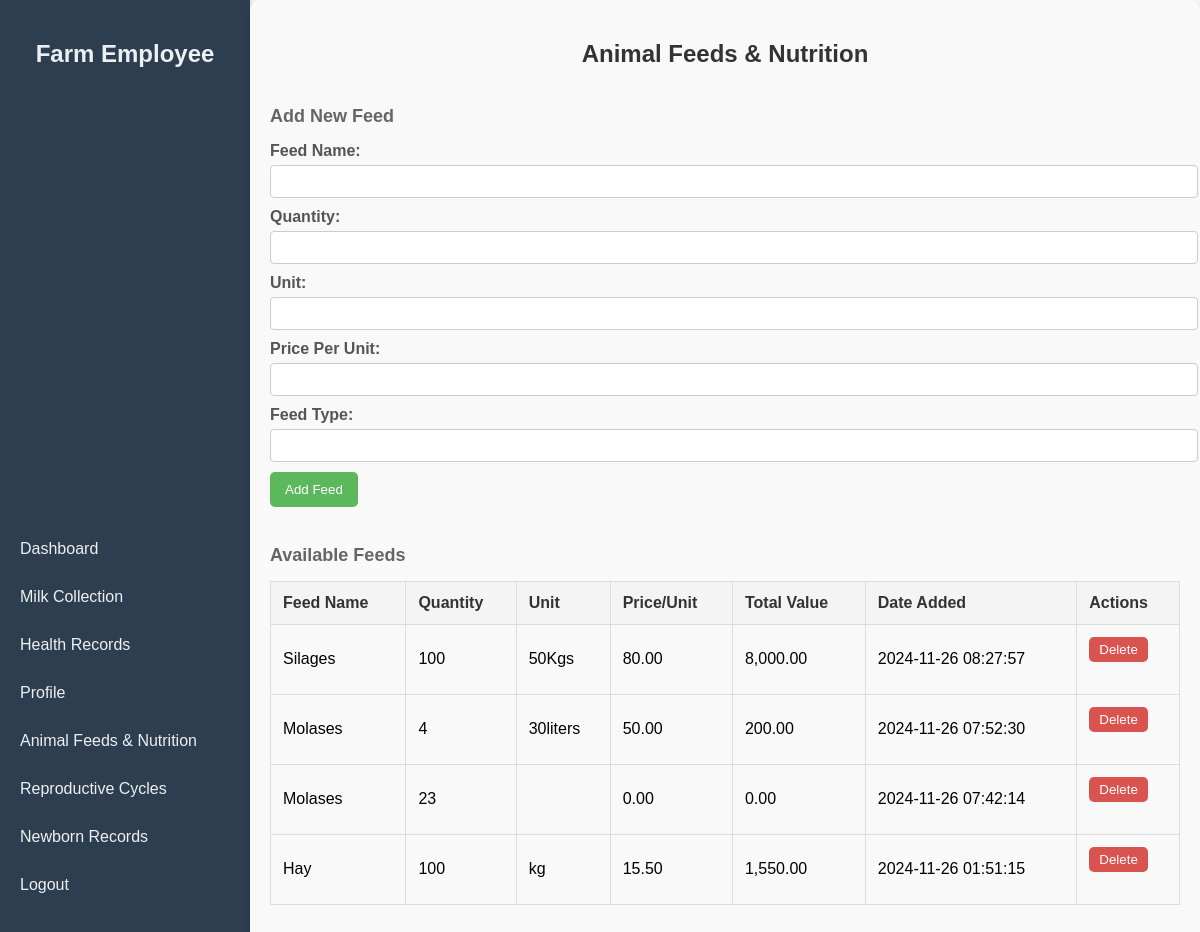
The page /feeds_nutrition.php (signed in) on the database its author committed.
### tables this page shows
CREATE TABLE `tblfeeds` (
  `feed_id` int(10) UNSIGNED NOT NULL,
  `feed_type` varchar(100) NOT NULL,
  `quantity` int(11) NOT NULL,
  `unit` varchar(50) DEFAULT NULL,
  `price_per_unit` decimal(10,2) DEFAULT NULL,
  `feed_schedule` varchar(50) NOT NULL,
  `animal_group` varchar(50) DEFAULT NULL,
  `created_at` timestamp NOT NULL DEFAULT current_timestamp(),
  `date_added` datetime NOT NULL DEFAULT current_timestamp(),
  `feed_name` varchar(255) NOT NULL
);

### feeds_nutrition.php (the view, shortened to what this page needs)
<?php
include('db_connect.php');
$query = "SELECT * FROM tblfeeds ORDER BY date_added DESC";
$result = mysqli_query($con, $query);
?>
<!DOCTYPE html>
<html lang="en">
<head>
    <link rel="stylesheet" href="style1.css">
</head>
<body>
    <div class="container">
        <div class="sidebar">
            <h2>Farm Employee</h2>
            <ul>
                <li><a href="employee_dashboard.php">Dashboard</a></li>
                <li><a href="milk_collection.php">Milk Collection</a></li>
                <li><a href="health_records.php">Health Records</a></li>
                <li><a href="profile.php">Profile</a></li>
                <li><a href="feeds_nutrition.php">Animal Feeds & Nutrition</a></li>
                <li><a href="reproductive_cycles.php">Reproductive Cycles</a></li>
                <li><a href="newborn_records.php">Newborn Records</a></li>
                <li><a href="logout.php">Logout</a></li>
            </ul>
        </div>
        <div class="main-content">
            <h2 class="section-title">Animal Feeds & Nutrition</h2>
            <h3 class="section-subtitle">Add New Feed</h3>
            <form action="add_feed.php" method="post">
                <label for="feed_name">Feed Name:</label>
                <input type="text" id="feed_name" name="feed_name" required>
                <label for="quantity">Quantity:</label>
                <input type="number" id="quantity" name="quantity" required>
                <label for="unit">Unit:</label>
                <input type="text" id="unit" name="unit" required>
                <label for="price_per_unit">Price Per Unit:</label>
                <input type="number" step="0.01" id="price_per_unit" name="price_per_unit" required>
                <label for="feed_type">Feed Type:</label>
                <input type="text" id="feed_type" name="feed_type" required>
                <button type="submit">Add Feed</button>
            </form>
                                <h3 class="section-subtitle">Available Feeds</h3>
                    <table class="animal-feeds-nutrition-table">
                        <thead>
                            <tr>
                                <th>Feed Name</th>
                                <th>Quantity</th>
                                <th>Unit</th>
                                <th>Price/Unit</th>
                                <th>Total Value</th>
                                <th>Date Added</th>
                                <th>Actions</th>
                            </tr>
                        </thead>
                        <tbody>
                            <?php while ($row = mysqli_fetch_assoc($result)): ?>
                                <tr>
                                    <td><?php echo htmlspecialchars($row['feed_name']); ?></td>
                                    <td><?php echo htmlspecialchars($row['quantity']); ?></td>
                                    <td><?php echo htmlspecialchars($row['unit']); ?></td>
                                    <td><?php echo htmlspecialchars(number_format($row['price_per_unit'], 2)); ?></td>
                                    <td><?php echo htmlspecialchars(number_format($row['quantity'] * $row['price_per_unit'], 2)); ?></td>
                                    <td><?php echo htmlspecialchars($row['date_added']); ?></td>
                                    <td>
                                        <form action="delete_feed.php" method="post" style="display: inline-block;">
                                            <button type="submit" class="delete-button">Delete</button>
                                        </form>
                                    </td>
                                </tr>
                            <?php endwhile; ?>
                        </tbody>
                    </table>
        </div>
    </div>
</body>
</html>

### style1.css (style rules this page uses)
body { font-family: Arial, sans-serif; margin: 0; padding: 0; background-color: #f4f4f9; }
.container { display: flex; height: 100vh; overflow: hidden; }
.sidebar { width: 250px; background-color: #2c3e50; color: #ecf0f1; display: flex; flex-direction: column; justify-content: space-between; padding: 20px 0; box-shadow: 2px 0 5px rgba(0, 0, 0, 0.1); }
.sidebar h2 { text-align: center; margin-bottom: 20px; }
.sidebar ul { list-style: none; padding: 0; }
.sidebar ul li { padding: 15px 20px; }
.sidebar ul li a { color: #ecf0f1; text-decoration: none; display: block; transition: background 0.3s ease; }
.main-content { flex: 1; padding: 20px; display: flex; flex-direction: column; overflow-y: auto; }
.main-content { padding: 20px; background: #f9f9f9; border-radius: 10px; box-shadow: 0 4px 8px rgba(0, 0, 0, 0.1); }
.section-title { font-size: 24px; color: #333; margin-bottom: 20px; text-align: center; }
.section-subtitle { font-size: 18px; color: #666; margin-bottom: 15px; }
.animal-feeds-nutrition-table { width: 100%; border-collapse: collapse; margin-bottom: 20px; }
.animal-feeds-nutrition-table th, .animal-feeds-nutrition-table td { padding: 12px; text-align: left; border: 1px solid #ddd; }
.animal-feeds-nutrition-table th { background-color: #f4f4f4; color: #333; font-weight: bold; }
.animal-feeds-nutrition-table tr:nth-child(even) { background-color: #f9f9f9; }
form { margin-bottom: 20px; }
form label { display: block; margin-bottom: 5px; color: #555; font-weight: bold; }
form input[type="text"], form input[type="number"] { width: 100%; padding: 8px; margin-bottom: 10px; border: 1px solid #ccc; border-radius: 4px; }
form button { background-color: #5cb85c; color: white; padding: 10px 15px; border: none; border-radius: 5px; cursor: pointer; }
.delete-button { background-color: #d9534f; color: white; padding: 5px 10px; border: none; border-radius: 5px; cursor: pointer; }

### rows shown on the page
tblfeeds: feed_name "Silages", quantity "100", unit "50Kgs", price_per_unit "80.00", $row['quantity'] * $row['price_per_unit'] "8,000.00", date_added "2024-11-26 08:27:57"
tblfeeds: feed_name "Molases", quantity "4", unit "30liters", price_per_unit "50.00", $row['quantity'] * $row['price_per_unit'] "200.00", date_added "2024-11-26 07:52:30"
tblfeeds: feed_name "Molases", quantity "23", price_per_unit "0.00", $row['quantity'] * $row['price_per_unit'] "0.00", date_added "2024-11-26 07:42:14"
tblfeeds: feed_name "Hay", quantity "100", unit "kg", price_per_unit "15.50", $row['quantity'] * $row['price_per_unit'] "1,550.00", date_added "2024-11-26 01:51:15"
